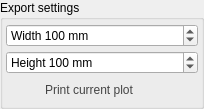
<?xml version="1.0" encoding="UTF-8"?>
<ui version="4.0">
 <class>ExportPlotSettings</class>
 <widget class="QWidget" name="ExportPlotSettings">
  <property name="geometry">
   <rect>
    <x>0</x>
    <y>0</y>
    <width>204</width>
    <height>109</height>
   </rect>
  </property>
  <property name="windowTitle">
   <string>Form</string>
  </property>
  <layout class="QVBoxLayout" name="verticalLayout">
   <property name="spacing">
    <number>0</number>
   </property>
   <property name="leftMargin">
    <number>0</number>
   </property>
   <property name="topMargin">
    <number>0</number>
   </property>
   <property name="rightMargin">
    <number>0</number>
   </property>
   <property name="bottomMargin">
    <number>0</number>
   </property>
   <item>
    <widget class="QGroupBox" name="groupBox_4">
     <property name="title">
      <string>Export settings</string>
     </property>
     <layout class="QVBoxLayout" name="verticalLayout_8">
      <property name="spacing">
       <number>3</number>
      </property>
      <property name="leftMargin">
       <number>3</number>
      </property>
      <property name="topMargin">
       <number>3</number>
      </property>
      <property name="rightMargin">
       <number>3</number>
      </property>
      <property name="bottomMargin">
       <number>3</number>
      </property>
      <item>
       <widget class="QSpinBox" name="plotExportWidth">
        <property name="toolTip">
         <string>Set width for current plot's export size.</string>
        </property>
        <property name="statusTip">
         <string>Set width for current plot's export size.</string>
        </property>
        <property name="suffix">
         <string> mm</string>
        </property>
        <property name="prefix">
         <string>Width </string>
        </property>
        <property name="minimum">
         <number>1</number>
        </property>
        <property name="maximum">
         <number>1000</number>
        </property>
        <property name="value">
         <number>100</number>
        </property>
       </widget>
      </item>
      <item>
       <widget class="QSpinBox" name="plotExportHeight">
        <property name="toolTip">
         <string>Set height for current plot's export size.</string>
        </property>
        <property name="statusTip">
         <string>Set height for current plot's export size.</string>
        </property>
        <property name="suffix">
         <string> mm</string>
        </property>
        <property name="prefix">
         <string>Height </string>
        </property>
        <property name="minimum">
         <number>1</number>
        </property>
        <property name="maximum">
         <number>1000</number>
        </property>
        <property name="value">
         <number>100</number>
        </property>
       </widget>
      </item>
      <item>
       <layout class="QHBoxLayout" name="horizontalLayout_4">
        <property name="spacing">
         <number>3</number>
        </property>
        <item>
         <widget class="QToolButton" name="printPlot">
          <property name="sizePolicy">
           <sizepolicy hsizetype="Expanding" vsizetype="Fixed">
            <horstretch>0</horstretch>
            <verstretch>0</verstretch>
           </sizepolicy>
          </property>
          <property name="toolTip">
           <string>Print current plot.</string>
          </property>
          <property name="statusTip">
           <string>Print current plot.</string>
          </property>
          <property name="styleSheet">
           <string notr="true">QToolButton{
    border-style: outset;
    border-width: 0px;
    font: 12px;
    border-top-left-radius: 8px;
    border-bottom-left-radius: 8px;
    color: #444444;
    height: 20px;
    background: qlineargradient(
        x1: 0, y1: 0, x2: 0, y2: 1,
        stop: 1.0   #999, 
        stop: 0.75 #bbb,
        stop: 0.5   #ddd, 
        stop: 0.25 #eee, 
        stop: 0.0   #fff
    );
}
QToolButton:pressed {
    background: qlineargradient(
        x1: 0, y1: 0, x2: 0, y2: 1,
        stop: 1.0   #fff, 
        stop: 0.75 #eee,
        stop: 0.5   #ddd, 
        stop: 0.25 #bbb, 
        stop: 0.0   #999
    );
}
QToolButton:hover:enabled{
    color:#000
}
QToolButton:disabled{
    color: #999999;
}</string>
          </property>
          <property name="text">
           <string>Print current plot</string>
          </property>
         </widget>
        </item>
        <item>
         <widget class="QToolButton" name="copy">
          <property name="toolTip">
           <string>Copy these export's settings to all plots of current group.</string>
          </property>
          <property name="statusTip">
           <string>Copy these export's settings to all plots of current group.</string>
          </property>
          <property name="styleSheet">
           <string notr="true">QToolButton{
    border-style: outset;
    border-width: 0px;
    font: 14px;
    border-top-right-radius: 8px;
    border-bottom-right-radius: 8px;
    color: #444444;
    height: 20px;
	width:20px;
    background: qlineargradient(
        x1: 0, y1: 0, x2: 0, y2: 1,
        stop: 1.0   #999, 
        stop: 0.75 #bbb,
        stop: 0.5   #ddd, 
        stop: 0.25 #eee, 
        stop: 0.0   #fff
    );
}
QToolButton:pressed {
    background: qlineargradient(
        x1: 0, y1: 0, x2: 0, y2: 1,
        stop: 1.0   #fff, 
        stop: 0.75 #eee,
        stop: 0.5   #ddd, 
        stop: 0.25 #bbb, 
        stop: 0.0   #999
    );
}
QToolButton:hover:enabled{
    color:#000
}
QToolButton:disabled{
    color: #999999;
}</string>
          </property>
          <property name="text">
           <string/>
          </property>
          <property name="icon">
           <iconset resource="res.qrc">
            <normaloff>:/res/mainWindow/copySettings.png</normaloff>:/res/mainWindow/copySettings.png</iconset>
          </property>
         </widget>
        </item>
       </layout>
      </item>
     </layout>
    </widget>
   </item>
  </layout>
 </widget>
 <resources>
  <include location="res.qrc"/>
 </resources>
 <connections/>
</ui>
